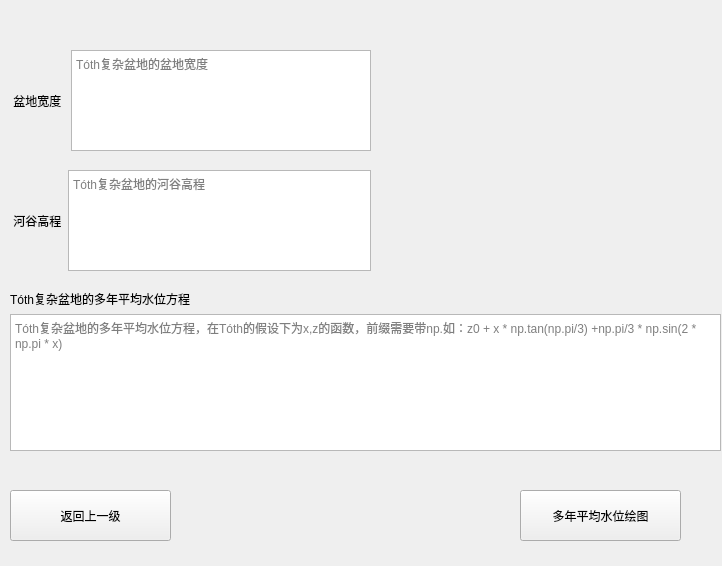
<?xml version="1.0" encoding="UTF-8"?>
<ui version="4.0">
 <class>toth_difficult_basin</class>
 <widget class="QWidget" name="toth_difficult_basin">
  <property name="geometry">
   <rect>
    <x>0</x>
    <y>0</y>
    <width>722</width>
    <height>566</height>
   </rect>
  </property>
  <property name="windowTitle">
   <string>Tóth复杂盆地</string>
  </property>
  <widget class="QPushButton" name="draw">
   <property name="geometry">
    <rect>
     <x>520</x>
     <y>490</y>
     <width>161</width>
     <height>51</height>
    </rect>
   </property>
   <property name="text">
    <string>多年平均水位绘图</string>
   </property>
  </widget>
  <widget class="QWidget" name="horizontalLayoutWidget">
   <property name="geometry">
    <rect>
     <x>10</x>
     <y>50</y>
     <width>361</width>
     <height>101</height>
    </rect>
   </property>
   <layout class="QHBoxLayout" name="horizontalLayout">
    <item>
     <widget class="QLabel" name="label">
      <property name="text">
       <string> 盆地宽度 </string>
      </property>
     </widget>
    </item>
    <item>
     <widget class="QPlainTextEdit" name="basin_length">
      <property name="placeholderText">
       <string>Tóth复杂盆地的盆地宽度</string>
      </property>
     </widget>
    </item>
   </layout>
  </widget>
  <widget class="QWidget" name="horizontalLayoutWidget_2">
   <property name="geometry">
    <rect>
     <x>10</x>
     <y>170</y>
     <width>361</width>
     <height>101</height>
    </rect>
   </property>
   <layout class="QHBoxLayout" name="horizontalLayout_2">
    <item>
     <widget class="QLabel" name="label_2">
      <property name="text">
       <string> 河谷高程</string>
      </property>
     </widget>
    </item>
    <item>
     <widget class="QPlainTextEdit" name="basin_high">
      <property name="placeholderText">
       <string>Tóth复杂盆地的河谷高程</string>
      </property>
     </widget>
    </item>
   </layout>
  </widget>
  <widget class="QWidget" name="verticalLayoutWidget">
   <property name="geometry">
    <rect>
     <x>10</x>
     <y>290</y>
     <width>711</width>
     <height>161</height>
    </rect>
   </property>
   <layout class="QVBoxLayout" name="verticalLayout">
    <item>
     <widget class="QLabel" name="label_3">
      <property name="text">
       <string>Tóth复杂盆地的多年平均水位方程</string>
      </property>
     </widget>
    </item>
    <item>
     <widget class="QPlainTextEdit" name="average_water_level_equation">
      <property name="placeholderText">
       <string>Tóth复杂盆地的多年平均水位方程，在Tóth的假设下为x,z的函数，前缀需要带np.如：z0 + x * np.tan(np.pi/3) +np.pi/3 * np.sin(2 * np.pi * x)</string>
      </property>
     </widget>
    </item>
   </layout>
  </widget>
  <widget class="QPushButton" name="back">
   <property name="geometry">
    <rect>
     <x>10</x>
     <y>490</y>
     <width>161</width>
     <height>51</height>
    </rect>
   </property>
   <property name="text">
    <string>返回上一级</string>
   </property>
  </widget>
 </widget>
 <resources/>
 <connections/>
</ui>
